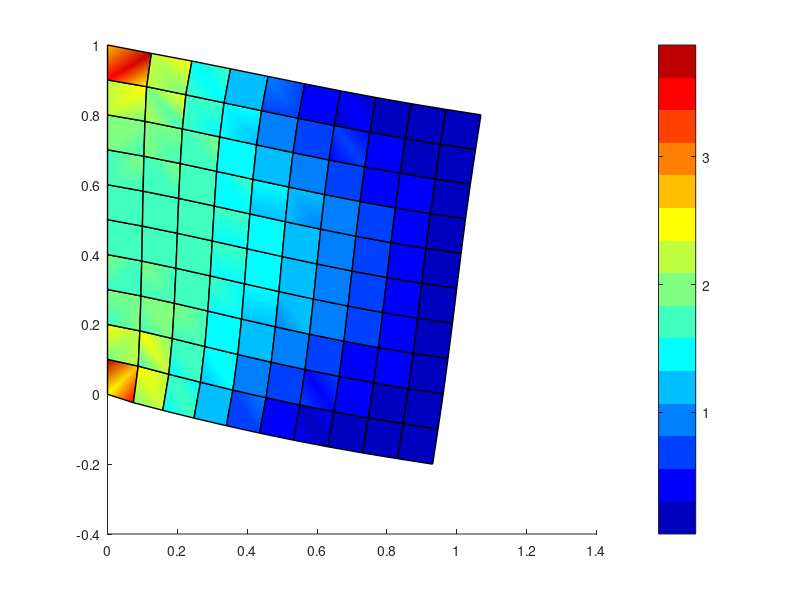

Write the MATLAB code that produced this figure.
clear all;

% Open file for post processing, fid is file pointer
fid = fopen('planestress_pos.txt','r');
n = fscanf(fid,'%i',1);
scalefactor = fscanf(fid,'%g',1);

% Setting the xy ratio of the figure, 1:1
set(gca,'DataAspectRatio',[1 1 1])

% Set up a color bar next to the figure
hc=colorbar;

% Use specific color map
colormap(jet(15));

% This holds the figure instead of creating new ones
% Useful to create overlapping 
hold on;

maxvalue = 0.0;
minvalue = 1.0e+14;

for j=1:n
   for i=1:4
      x(i) = fscanf(fid,'%g',1);
      y(i) = fscanf(fid,'%g',1);
      
      u(i) = fscanf(fid,'%g',1);
      v(i) = fscanf(fid,'%g',1);
      
      x(i) = x(i) + u(i) * scalefactor;
      y(i) = y(i) + v(i) * scalefactor;
      
      sxx(i) = fscanf(fid,'%g',1);
      syy(i) = fscanf(fid,'%g',1);
      sxy(i) = fscanf(fid,'%g',1);
   end

   for i=1:4
       svm(i)=sqrt(sxx(i)^2.0 - sxx(i) * syy(i)	+ syy(i)^2 + 3.0 * sxy(i)^2);
   end
   
   xx = [x(1) x(2) x(3) x(4)]';
   yy = [y(1) y(2) y(3) y(4)]';
   vv = [svm(1) svm(2) svm(3) svm(4)]';
   patch(xx,yy,vv, 'LineWidth',1.0);
   %patch(xx,yy,zz,vv, 'Marker','o','EdgeColor','g','LineWidth',1);
   %patch(xx,yy,zz,vv,'Marker','o','EdgeColor','black'...
   %     ,'LineWidth',3,'FaceColor','none');
   
   if(maxvalue < max(vv))
       maxvalue = max(vv);
   end
   
   if(minvalue > min(vv))
       minvalue = min(vv);
   end
  
end

maxvalue
minvalue

hold off


   